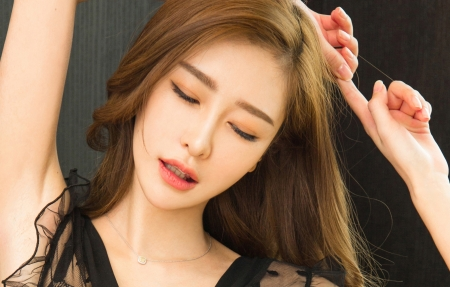
#> input picture Opencv/图像特效/hzz.jpg, 450 x 287 px
$ python '图片检测2.py'
#> lines starting #> are read from the running program, lines starting #| are printed output that depends on the picture; after the words box and inside, x2 and y2 are one past the last pixel; in counts of white or black regions, pixels touching at a corner belong together
#手动实现边缘检测
import cv2
import numpy as np
import math
import random
img = cv2.imread('hzz.jpg', 1)
#> img is the input picture: shape (287, 450, 3); mean B, G, R 87.2, 111.2, 141.2
imgInfo = img.shape
#> imgInfo = (287, 450, 3)
height = imgInfo[0]
#> height = 287
width = imgInfo[1]
#> width = 450
cv2.imshow('src',img)
#sobel 1.算子模板 2.图片卷积 3.阈值判决
#[ 1 2 1     [ 1 0 -1
#  0 0 0       2 0 -2
# -1 -2 -1]    1 0 -1 ]

#[1 2 3 4][a b c d]  a*1+b*2+c*3+d*4=dst
#sqrt(a*a+b*b) = f>th
gray =cv2.cvtColor(img, cv2.COLOR_BGR2GRAY)
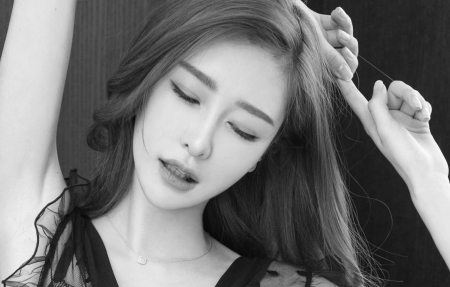
#> gray: shape (287, 450); min 8, max 251, mean 117.5
dst = np.zeros((height,width,1),np.uint8)
for i in range(0,height-2):            #3*3矩阵，最大下标是2，会溢出，所以减去2
    for j in range(0,width-2):
        gy = gray[i,j]*1 + gray[i,j+1]*2 + gray[i,j+2]*1 - gray[i+2,j]*1 - gray[i+2,j+1]*2 -gray[i+2,j+2]*1
        gx = gray[i,j]*1 + gray[i+1,j]*2 + gray[i+2,j]*1 - gray[i,j+2]*1 - gray[i+1,j+2]*2 -gray[i+2,j+2]*1
        grad = math.sqrt(gx*gx + gy*gy)
        if grad > 50 :
            dst[i,j] = 255
        else:
            dst[i,j] = 0
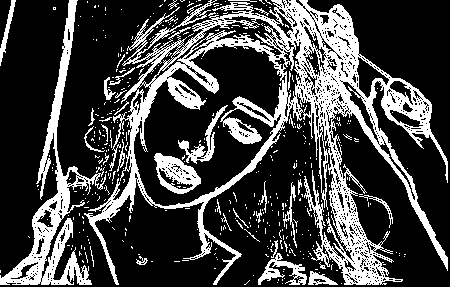
#> dst: shape (287, 450, 1); 26.4% white; 412 white regions (374 under 20 px), largest, box (x1, y1, x2, y2) and area: (84, 0, 448, 285) 23611, (0, 0, 106, 285) 5290, (154, 153, 201, 194) 970
cv2.imshow('dst',dst)
cv2.waitKey(0)

$ run again, with Opencv/图像特效/dy.jpg copied over Opencv/图像特效/hzz.jpg
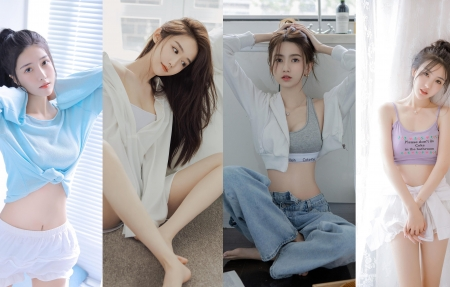
#> input picture Opencv/图像特效/dy.jpg, 450 x 287 px
#> img is the input picture: shape (287, 450, 3); mean B, G, R 170.6, 168.4, 169.8
#> `gray =cv2.cvtColor(img, cv2.COLOR_BGR2GRAY)`:
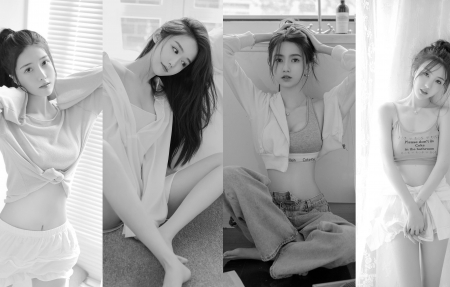
#> gray: shape (287, 450); min 0, max 255, mean 169.1
#> after the loop `for i in range(0,height-2):`:
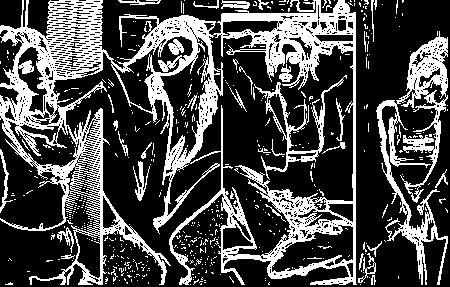
#> dst: shape (287, 450, 1); 29.2% white; 511 white regions (477 under 20 px), largest, box (x1, y1, x2, y2) and area: (0, 0, 357, 285) 27264, (376, 31, 448, 285) 4998, (254, 75, 347, 180) 1286
